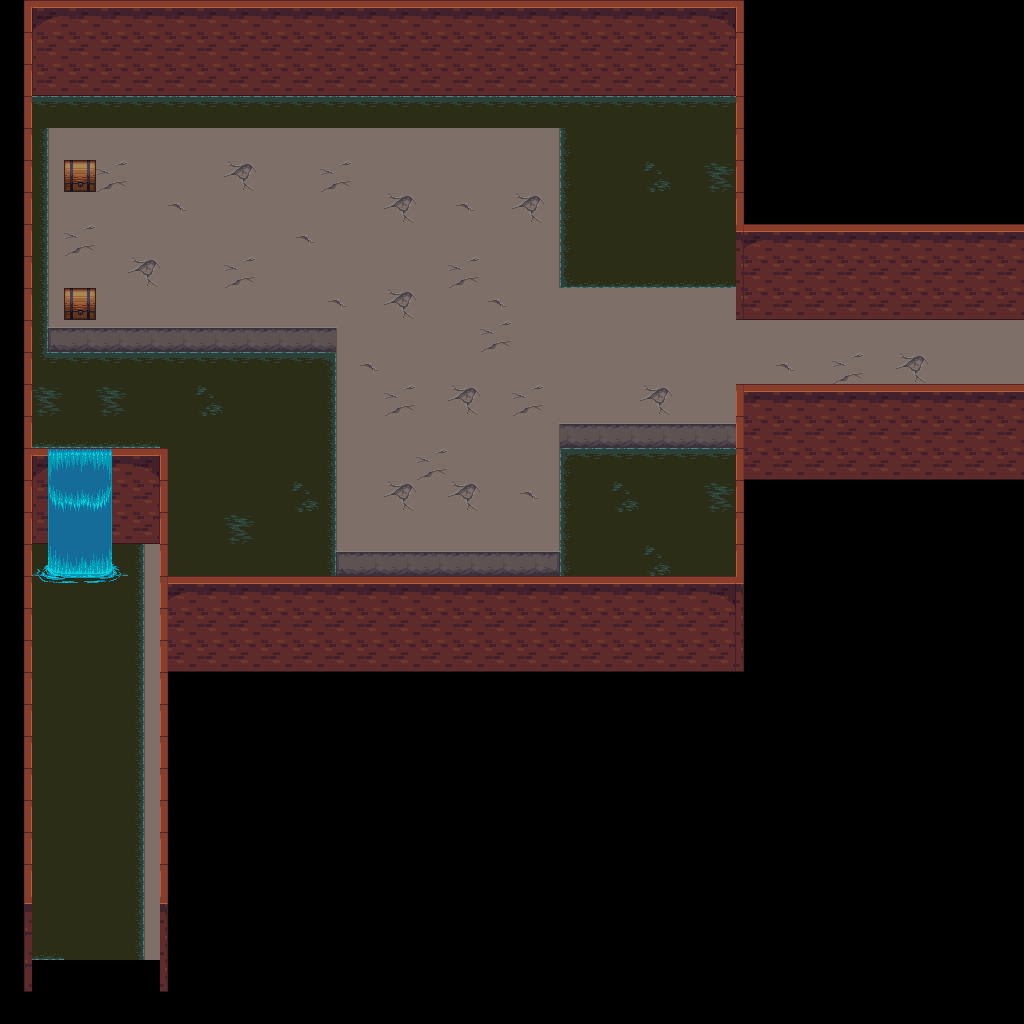

The image is a tile-based game level rendered from a .tmx file. Its description and source (layers, tilesets, objects; grid data summarised) follow:
An orthogonal 32x32 tile map with 32x32 px tiles, 3 tile layers (background, fringe, object), 1 hidden layer not drawn, 4 tilesets and 5 objects (3x event, 2x enemy).

<map height="32" orientation="orthogonal" renderorder="right-down" tileheight="32" tilewidth="32" version="1.0" width="32">
 <properties>
  <property name="music" value="music/mysticaltheme.ogg" />
  <property name="tileset" value="tilesetdefs/interior.txt" />
  <property name="title" value="Castle Sewer" />
 </properties>
 <tileset firstgid="1" name="tiled_collision" tileheight="32" tilewidth="32">
  <image height="32" source="tiled_collision.png" width="480" />
 </tileset>
 <tileset firstgid="16" name="interior_background" tileheight="32" tilewidth="32">
  <image height="832" source="interior_background.png" width="864" />
 </tileset>
 <tileset firstgid="718" name="intfurniture" tileheight="64" tilewidth="32">
  <image height="512" source="intfurniture.png" width="671" />
 </tileset>
 <tileset firstgid="878" name="interiorbuildings" tileheight="128" tilewidth="32">
  <image height="768" source="interiorbuildings.png" width="672" />
 </tileset>
 <layer height="32" name="background" width="32">
  <data>[1024 cells, 1017 non-empty, 20 distinct tile ids]</data>
 </layer>
 <layer height="32" name="fringe" width="32">
  <data>[1024 cells, 52 non-empty, 13 distinct tile ids]</data>
 </layer>
 <layer height="32" name="object" width="32">
  <data>[1024 cells, 116 non-empty, 9 distinct tile ids]</data>
 </layer>
 <layer height="32" name="collision" visible="0" width="32">
  <data>[1024 cells, 285 non-empty, 4 distinct tile ids]</data>
 </layer>
 <objectgroup name="enemy">
  <object height="160" name="2 snakes" type="enemy" width="32" x="128" y="160">
   <properties>
    <property name="level" value="1,1" />
    <property name="number" value="2,2" />
   <property name="category" value="snake" /></properties>
  </object>
  <object height="160" name="2 Ghosts" type="enemy" width="32" x="288" y="160">
   <properties>
    <property name="level" value="1,1" />
    <property name="number" value="2,2" />
   <property name="category" value="ghost" /></properties>
  </object>
 </objectgroup>
 <objectgroup name="event">
  <object height="32" name="Chest" type="event" width="32" x="64" y="160">
   <properties>
    <property name="hotspot" value="location" />
    <property name="loot" value="3,fixed,2" />
    <property name="mapmod" value="object,2,5,206" />
    <property name="repeat" value="false" />
    <property name="tooltip" value="Chest" />
   <property name="activate" value="on_trigger" /></properties>
  </object>
  <object height="32" name="Chest" type="event" width="32" x="64" y="288">
   <properties>
    <property name="hotspot" value="location" />
    <property name="loot" value="1,fixed,1;2,fixed,1" />
    <property name="mapmod" value="object,2,9,206" />
    <property name="repeat" value="false" />
    <property name="tooltip" value="Chest" />
   <property name="activate" value="on_trigger" /></properties>
  </object>
  <object height="128" name="Teleport to Castle4" type="event" width="32" x="992" y="320">
   <properties>
    <property name="intermap" value="maps/castle4.txt,1,16" />
   <property name="activate" value="on_trigger" /></properties>
  </object>
 </objectgroup>
</map>
